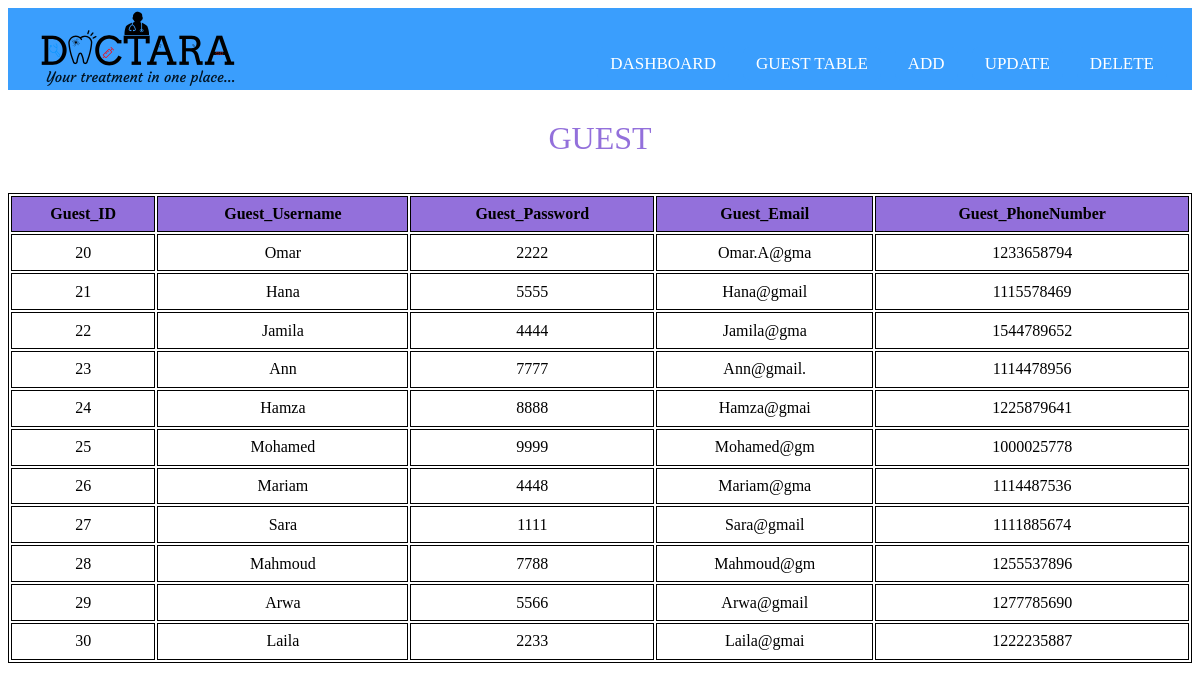
/Admin/Guest_Retrieve.php, run on the app's committed database.
### tables this page shows
CREATE TABLE `guest` (
  `Guest_ID` int(11) NOT NULL,
  `Guest_Username` varchar(20) NOT NULL,
  `Guest_Password` varchar(8) NOT NULL,
  `Guest_Email` varchar(10) NOT NULL,
  `Guest_PhoneNumber` int(11) NOT NULL
);

### Admin/Guest_Retrieve.php (the view, shortened to what this page needs)
<html>
<?php
include_once("Guest_nav.php");
?>
<body>
    <table>
        <caption style="text-align: center;
            font-size: 200%;
            font-family: 'Playfair Display';
            color: mediumpurple;
            size: 20px;
            margin-bottom: 3%;">GUEST</caption>
        <tr>
            <th>Guest_ID</th>
            <th>Guest_Username</th>
            <th>Guest_Password</th>
            <th>Guest_Email</th>
            <th>Guest_PhoneNumber</th>
        </tr>
<?php
      require_once ("C:/aa/htdocs/GROUP_12/Admin/Admin_connect.php");
      $result = $conn->query("SELECT * FROM guest ");
      if($result){
    while ($row=$result->fetch(PDO:: FETCH_ASSOC)){
        echo
            "<tr>
            <td>".$row["Guest_ID"]."</td>
            <td>".$row["Guest_Username"]."</td>
            <td>".$row["Guest_Password"]."</td>
            <td>".$row["Guest_Email"]."</td>
            <td>".$row["Guest_PhoneNumber"]."</td>
            </tr>";
    }
    echo"</table>";
      }
    else{
        echo "0 result";
    }
?>
</body>
</html>

### Admin/Guest_Retrieve.php (style rules this page uses)
body { background-image: url(https://cdn.wallpapersafari.com/8/37/AcPoTn.jpg); }
caption { margin-bottom:3%; }
table { text-align: center; margin:auto; background-color:#fff; border: 1px solid; width: 100%; height:60%; }
th { margin-right:3%; }
th,td,tr { border: 1px solid; }
tr { background-color: mediumpurple; }
td { background-color:#fff; }

### data on the page
guest: Guest_ID "20", Guest_Username "Omar", Guest_Password "2222", Guest_Email "Omar.A@gma", Guest_PhoneNumber "1233658794"
guest: Guest_ID "21", Guest_Username "Hana", Guest_Password "5555", Guest_Email "Hana@gmail", Guest_PhoneNumber "1115578469"
guest: Guest_ID "22", Guest_Username "Jamila", Guest_Password "4444", Guest_Email "Jamila@gma", Guest_PhoneNumber "1544789652"
guest: Guest_ID "23", Guest_Username "Ann", Guest_Password "7777", Guest_Email "Ann@gmail.", Guest_PhoneNumber "1114478956"
guest: Guest_ID "24", Guest_Username "Hamza", Guest_Password "8888", Guest_Email "Hamza@gmai", Guest_PhoneNumber "1225879641"
guest: Guest_ID "25", Guest_Username "Mohamed", Guest_Password "9999", Guest_Email "Mohamed@gm", Guest_PhoneNumber "1000025778"
guest: Guest_ID "26", Guest_Username "Mariam", Guest_Password "4448", Guest_Email "Mariam@gma", Guest_PhoneNumber "1114487536"
guest: Guest_ID "27", Guest_Username "Sara", Guest_Password "1111", Guest_Email "Sara@gmail", Guest_PhoneNumber "1111885674"
guest: Guest_ID "28", Guest_Username "Mahmoud", Guest_Password "7788", Guest_Email "Mahmoud@gm", Guest_PhoneNumber "1255537896"
guest: Guest_ID "29", Guest_Username "Arwa", Guest_Password "5566", Guest_Email "Arwa@gmail", Guest_PhoneNumber "1277785690"
guest: Guest_ID "30", Guest_Username "Laila", Guest_Password "2233", Guest_Email "Laila@gmai", Guest_PhoneNumber "1222235887"
